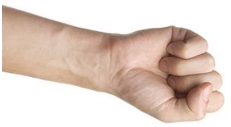
#> input picture pedra.PNG, 231 x 127 px, found by its file name
$ python script.py
#> lines starting #> are read from the running program, lines starting #| are printed output that depends on the picture
import numpy as np
import cv2
from matplotlib import pyplot as plt

# Define as imagens a serem detectadas
img_pedra = cv2.imread("pedra.png", cv2.IMREAD_GRAYSCALE)
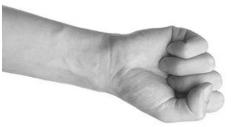
#> img_pedra: shape (127, 231); min 34, max 255, mean 211.9
img_papel = cv2.imread("papel.png", cv2.IMREAD_GRAYSCALE)
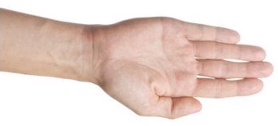
#> input picture papel.PNG, 278 x 126 px, found by its file name
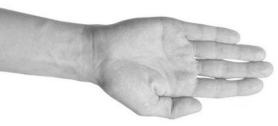
#> img_papel: shape (126, 278); min 102, max 255, mean 217.1
img_tesoura = cv2.imread("tesoura.png", cv2.IMREAD_GRAYSCALE)
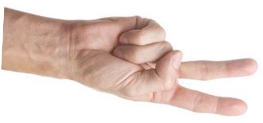
#> input picture tesoura.PNG, 263 x 123 px, found by its file name
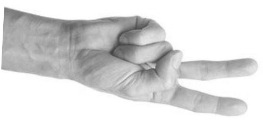
#> img_tesoura: shape (123, 263); min 66, max 255, mean 217

# Define o SIFT
sift = cv2.SIFT_create()

# Detecta os keypoints das imagens das maos
kp1, des_pedra = sift.detectAndCompute(img_pedra, None)
#> kp1 = 54 keypoints; strongest (x, y, size): (184, 93, 19.2), (187, 36, 11), (111, 40, 12.2), (6, 9, 5.3)
kp2, des_papel = sift.detectAndCompute(img_papel, None)
#> kp2 = 60 keypoints; strongest (x, y, size): (92, 31, 10.7), (104, 83, 9.2), (162, 19, 5), (176, 100, 8.3)
kp3, des_tesoura = sift.detectAndCompute(img_tesoura, None)
#> kp3 = 69 keypoints; strongest (x, y, size): (6, 10, 4.2), (12, 15, 9.8), (128, 34, 24.7), (71, 28, 14.9)

# Inicializa o vídeo
cap = cv2.VideoCapture("pedra-papel-tesoura.mp4")

class Jogador:
    def __init__(self, nome):
        self.nome = nome
        self.mao = 'o'
        self.ultimaMao = 'x'
        self.pontos = 0

j1 = Jogador('Renato')
j2 = Jogador('Leo')

#variaveis de controle
metadeFrame = 0
MIN_MATCHES = 10

#exibe os textos de placar
def placar():
    cv2.putText(frame, f'{j1.pontos} X {j2.pontos}', (metadeFrame - 50, 50), cv2.FONT_HERSHEY_SIMPLEX, 1, (0, 100, 255), 2)
    cv2.putText(frame, f'{j1.nome}: {j1.mao}', (metadeFrame - 610, 100), cv2.FONT_HERSHEY_SIMPLEX, 1, (0, 100, 255), 2)
    cv2.putText(frame, f'{j2.nome}: {j2.mao}', (metadeFrame + 280, 100), cv2.FONT_HERSHEY_SIMPLEX, 1, (0, 100, 255), 2)
    cv2.putText(frame, f'{winner}', (metadeFrame - 50, 200), cv2.FONT_HERSHEY_SIMPLEX, 1, (0, 100, 255), 2)

def identificar_jogadores(matchs_pedra, matchs_tesoura, matchs_papel):
        if len(matchs_pedra) > MIN_MATCHES:
            if len(matchs_tesoura) > MIN_MATCHES or len(matchs_papel) > MIN_MATCHES:
                #Define se é o jogador 1 ou 2 pelo lado do jogo
                if kp[matchs_pedra[0].trainIdx].pt[0] < metadeFrame:
                        j1.mao = 'pedra'
                else:
                        j2.mao = 'pedra'
            else:
                j1.mao = 'pedra'
                j2.mao = 'pedra'

        if len(matchs_papel) > MIN_MATCHES:
            if len(matchs_tesoura) > MIN_MATCHES or len(matchs_pedra) > MIN_MATCHES:
                if kp[matchs_papel[0].trainIdx].pt[0] < metadeFrame:
                        j1.mao = 'papel'
                else:
                        j2.mao = 'papel'
            else:
                j1.mao = 'papel'
                j2.mao = 'papel'

        if len(matchs_tesoura) > MIN_MATCHES:
            if len(matchs_papel) > MIN_MATCHES or len(matchs_pedra) > MIN_MATCHES:
                if kp[matchs_tesoura[0].trainIdx].pt[0] < metadeFrame:
                        j1.mao = 'tesoura'
                else:
                        j2.mao = 'tesoura'
            else:
                j1.mao = 'tesoura'
                j2.mao = 'tesoura'

#Função que define quem é o ganhador
def jogo(j1, j2):
    if j1.mao == j2.mao:
        return 'empate'

    if j1.mao == 'pedra' and j2.mao == 'tesoura' or \
        j1.mao == 'tesoura' and j2.mao == 'papel' or \
        j1.mao == 'papel' and j2.mao == 'pedra':
            j1.pontos += 1
            return f'{j1.nome} venceu'

    if j2.mao == 'pedra' and j1.mao == 'tesoura' or \
        j2.mao == 'tesoura' and j1.mao == 'papel' or \
        j2.mao == 'papel' and j1.mao == 'pedra':
            j2.pontos += 1
            return f'{j2.nome} venceu'


count = 0
while(cap.isOpened()):

    ret, frame = cap.read()
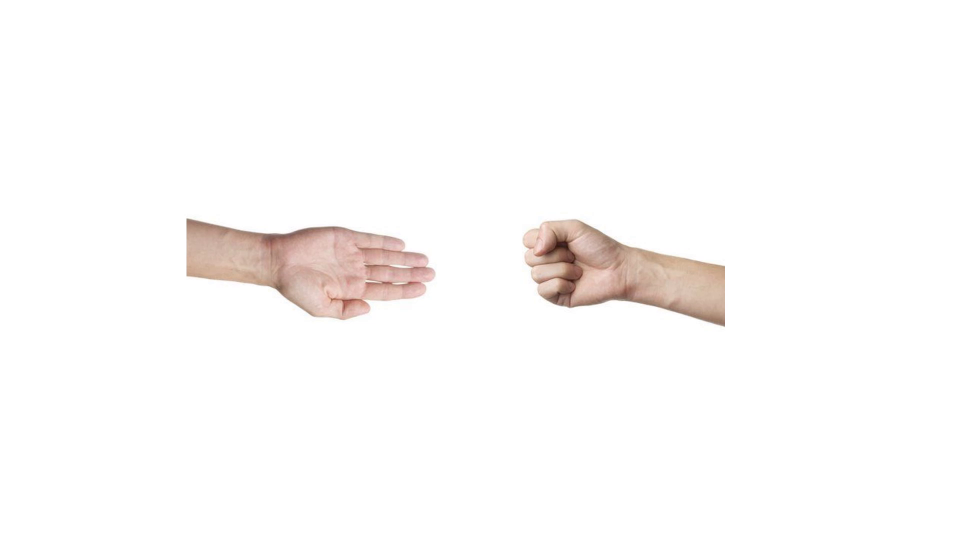
#> input picture frame 92 of pedra-papel-tesoura.mp4, 1920 x 1080 px (shown at 1/2 size)
#> frame is the input picture: shape (1080, 1920, 3); mean B, G, R 249.3, 250.1, 252
    count += 1

    if not ret:
        break

    # Controlador para ler 10 em 10 frames para melhorar desempenho
    if count % 10 != 0:
        continue

    gray = cv2.cvtColor(frame, cv2.COLOR_BGR2GRAY)
    metadeFrame = int(gray.shape[1]/2)
    kp, des = sift.detectAndCompute(gray, None)
    bf = cv2.BFMatcher()

    matches1 = bf.knnMatch(des_pedra, des, k=2)
    matches2 = bf.knnMatch(des_papel, des, k=2)
    matches3 = bf.knnMatch(des_tesoura, des, k=2)

    matchs_pedra = []
    for m,n in matches1:
        if m.distance < 0.75 * n.distance:
            matchs_pedra.append(m)

    matchs_papel = []
    for m,n in matches2:
        if m.distance < 0.75 * n.distance:
            matchs_papel.append(m)

    matchs_tesoura = []
    for m,n in matches3:
        if m.distance < 0.75 * n.distance:
            matchs_tesoura.append(m)

    j1.ultimaMao = j1.mao
    j2.ultimaMao = j2.mao

    identificar_jogadores(matchs_pedra, matchs_tesoura, matchs_papel)

    if (j1.ultimaMao != j1.mao or j2.ultimaMao != j2.mao):
        winner = jogo(j1, j2)

    placar()

    cv2.imshow("Frame", frame)
    # Se a tecla 'q' for pressionada, encerra o loop
    if cv2.waitKey(20) & 0xFF == 27:
        break

cap.release()
cv2.destroyAllWindows()
